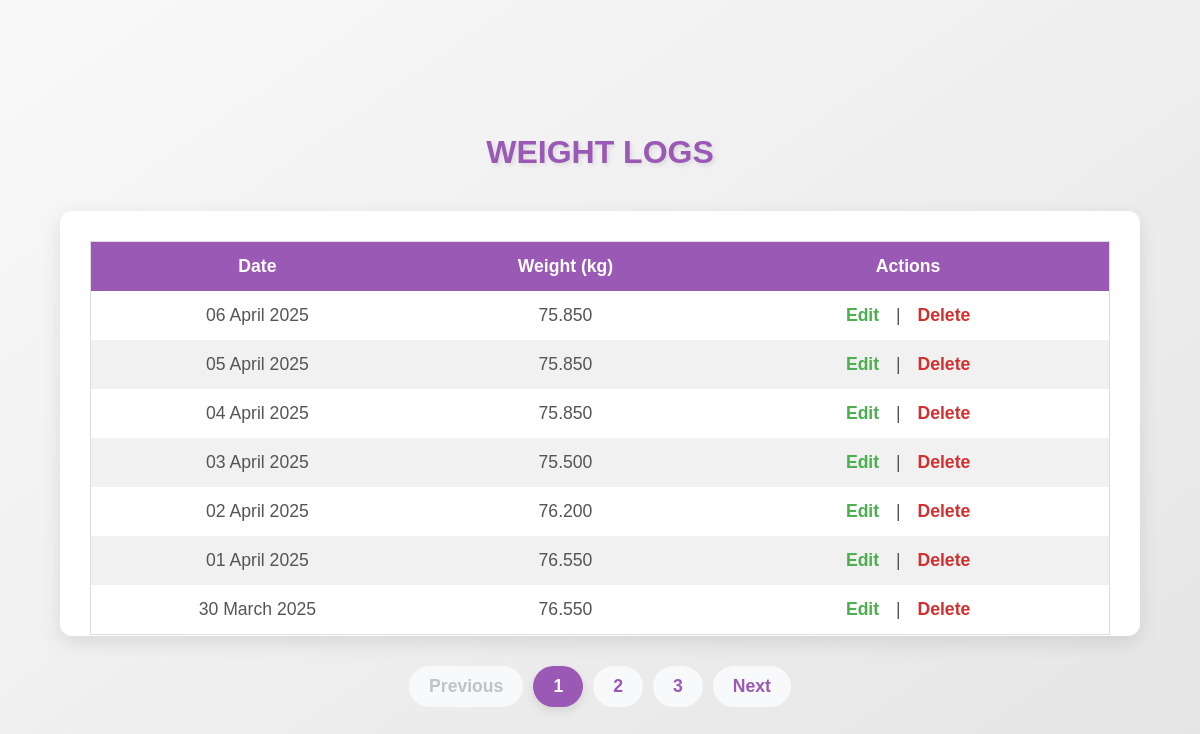
The page /view_weights on the database its author committed.
### app.py (models this page shows, shortened)
class WeightLog(db.Model):
    id = db.Column(db.Integer, primary_key=True)
    date = db.Column(db.Date, nullable=False, default=datetime.utcnow)
    weight = db.Column(Numeric(10, 3), nullable=False)

### app.py (the view)
@app.route('/view_weights', methods=['GET'])
def view_weights():
    page = request.args.get('page', 1, type=int)  # Get current page from query parameters, default to 1
    per_page = 7  # Number of logs to show per page
    weight_logs = WeightLog.query.order_by(WeightLog.date.desc()).paginate(page=page, per_page=per_page)
    return render_template('view_weights.html', weight_logs=weight_logs)

### templates/view_weights.html (shortened to what this page needs)
<!DOCTYPE html>
<html lang="en">
<head>
    <link rel="stylesheet" href="{{ url_for('static', filename='style.css') }}">
</head>
<body>
    <div>
        <h1>Weight Logs</h1>
        <div class="card">
            <table>
                <thead>
                    <tr>
                        <th>Date</th>
                        <th>Weight (kg)</th>
                        <th>Actions</th>
                    </tr>
                </thead>
                <tbody>
                    {% for log in weight_logs.items %}
                    <tr>
                        <td>{{ log.date.strftime("%d %B %Y") }}</td>
                        <td>{{ log.weight }}</td>
                        <td>
                            <a href="{{ url_for('edit_weight', id=log.id) }}">Edit</a> |
                            <a id="delete" href="{{ url_for('delete_weight', id=log.id) }}" onclick="return confirm('Are you sure you want to delete this entry?')">Delete</a>
                        </td>
                    </tr>
                    {% endfor %}
                </tbody>
            </table>
        </div>
        <div class="pagination">
            {% if weight_logs.has_prev %}
                <a href="{{ url_for('view_weights', page=weight_logs.prev_num) }}" class="page-link">Previous</a>
            {% else %}
                <span class="page-link" style="cursor: not-allowed; color: #bdc3c7;">Previous</span>
            {% endif %}
            {% for page_num in weight_logs.iter_pages() %}
                {% if page_num %}
                    <a href="{{ url_for('view_weights', page=page_num) }}" class="page-link {% if page_num == weight_logs.page %}active{% endif %}">
                        {{ page_num }}
                    </a>
                {% endif %}
            {% endfor %}
            {% if weight_logs.has_next %}
                <a href="{{ url_for('view_weights', page=weight_logs.next_num) }}" class="page-link">Next</a>
            {% else %}
                <span class="page-link" style="cursor: not-allowed; color: #bdc3c7;">Next</span>
            {% endif %}
        </div>
    </div>
</body>
</html>

### static/style.css (style rules this page uses)
body { font-family: Arial, sans-serif; margin: 20px; }
h1 { text-align: center; }
table { width: 100%; border-collapse: collapse; }
table, th, td { border: 1px solid black; padding: 8px; text-align: left; }
th { background-color: #f4f4f4; }

### templates/view_weights.html (style rules this page uses)
* { margin: 0; padding: 0; box-sizing: border-box; }
body { font-family: 'Arial', sans-serif; background: linear-gradient(145deg, #f9f9f9, #e4e4e4); color: #333; padding: 40px; min-height: 100vh; display: flex; flex-direction: column; justify-content: center; }
h1 { text-align: center; font-size: 2em; color: #9b59b6; margin-bottom: 40px; text-transform: uppercase; text-shadow: 2px 2px 4px rgba(0, 0, 0, 0.1); }
.card { margin-bottom: 25px; background-color: #ffffff; border-radius: 12px; box-shadow: 0 6px 20px rgba(0, 0, 0, 0.1); padding: 30px; height: 425px; overflow-y:hidden; transition: transform 0.3s ease, box-shadow 0.3s ease; width: 100%; box-sizing: border-box; }
table { width: 100%; border-collapse: collapse; margin-bottom: 30px; font-size: 1.1em; border: 1px solid #ddd; box-sizing: border-box; }
th, td { padding: 14px 16px; text-align: center; border: none; }
th { background-color: #9b59b6; color: white; font-weight: 600; text-align: center; }
td { font-size: 1em; color: #555; white-space: nowrap; overflow: hidden; text-overflow: ellipsis; }
tr:nth-child(even) { background-color: #f1f1f1; }
td a { text-decoration: none; font-weight: bold; padding: 6px 12px; color: #4caf50; transition: background-color 0.3s ease, color 0.3s ease; }
td a#delete { color: #d32f2f; }
.pagination { display: flex; justify-content: center; margin-top: 30px; clear: both; width: 100%; box-sizing: border-box; }
.page-link { font-size: 1.1rem; padding: 10px 20px; margin: 0 5px; border-radius: 30px; color: #9b59b6; background-color: #f8f9fa; text-decoration: none; font-weight: 600; transition: background-color 0.3s ease, color 0.3s ease; display: flex; align-items: center; justify-content: center; white-space: nowrap; }
.page-link.active { background-color: #9b59b6; color: white; font-weight: bold; box-shadow: 0 4px 10px rgba(0, 0, 0, 0.1); }

### rows shown on the page
WeightLog: date "06 April 2025", weight "75.850"
WeightLog: date "05 April 2025", weight "75.850"
WeightLog: date "04 April 2025", weight "75.850"
WeightLog: date "03 April 2025", weight "75.500"
WeightLog: date "02 April 2025", weight "76.200"
WeightLog: date "01 April 2025", weight "76.550"
WeightLog: date "30 March 2025", weight "76.550"

### other values the page prints
{{ page_num }} "1" "2" "3"
